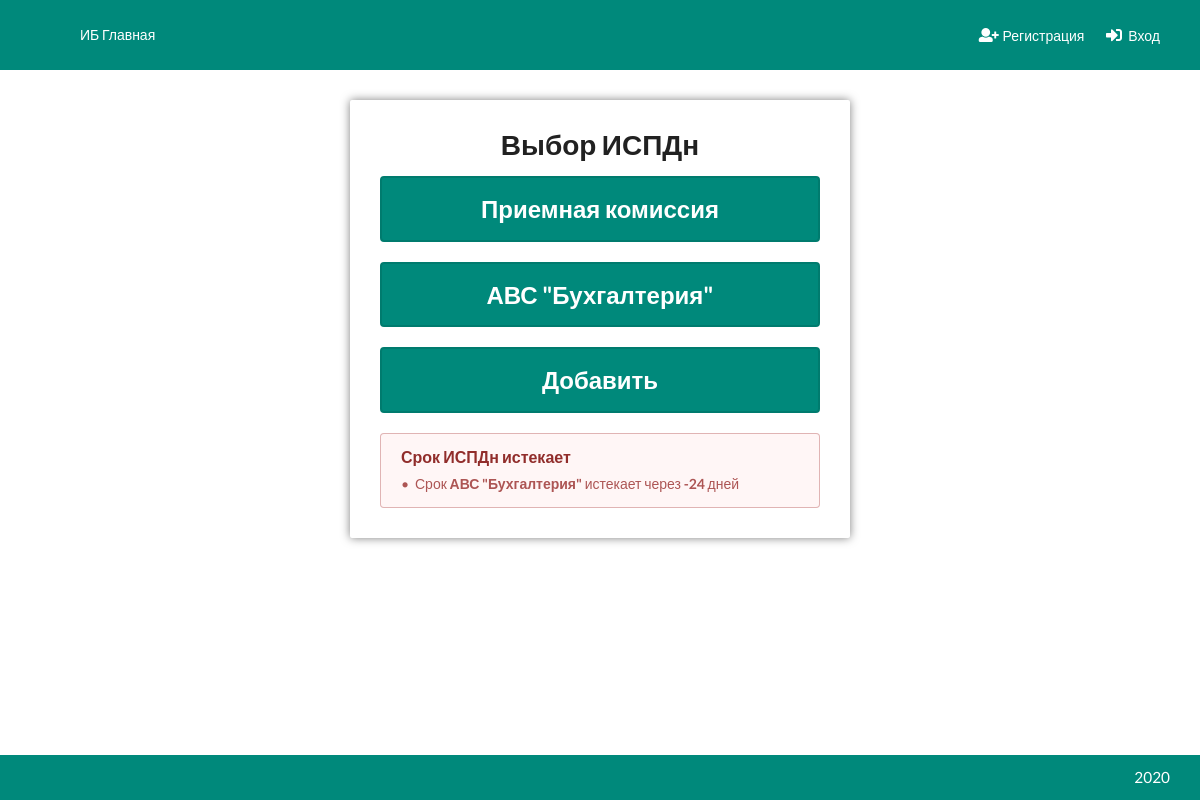
The app's page /ispdn/ with its own data.
### Ispdn/models.py (models this page shows, shortened)
class Ispdn(models.Model):
    objects = MyManager()
    nomer = models.CharField(max_length=32, verbose_name='Номер')
    name = models.CharField(max_length=256, verbose_name='Название')
    start_date = models.DateField(null=True, blank=True)
    end_date = models.DateField(null=True, blank=True)
    prikaz = models.ManyToManyField('Prikaz', related_name='ispdns', blank=True)
    instruct = models.ManyToManyField('Instruct', related_name='ispdns', blank=True)
    rukovodstvo = models.ManyToManyField('Rukovodstvo', related_name='ispdns', blank=True)
    polozhenie = models.ManyToManyField('Polozhenie', related_name='ispdns', blank=True)
    po = models.ManyToManyField('ProgOb', related_name='ispdns', blank=True)
    raznoe = models.ManyToManyField('Raznoe', related_name='ispdns', blank=True)
    class Meta:
        verbose_name = 'ИСПДн'
        verbose_name_plural = 'ИСПДн'

### Ispdn/views.py (the view)
# urls.py: path('', select_ispdn, name='select'),
def select_ispdn(request):
    date_warnings = []
    ispdns = Ispdn.objects.all()
    for ispdn in ispdns:
        td = ispdn.end_date - datetime.date(datetime.now())
        if td < timedelta(days=90):
            date_warnings.append((ispdn, td))
    return render(request, 'Ispdn/SelectIspdn.html', {'ispdns': ispdns, 'date_warnings': date_warnings})

### Accounts/templatetags/modified.py (called while the page is built)
def get_value_from_context(context, dots_var, nullable=False):
    c_key = dots_var.split('.')[0]
    try:
        var = context[c_key]
    except KeyError:
        if nullable:
            return None
        raise KeyError('Template context does not exist key: {}'.format(c_key))
    splitted_var = dots_var.split('.')
    if len(splitted_var) > 0:
        attr = '.'.join(splitted_var[1:])
        try:
            value = getattr(var, attr)
        except Exception:
            if nullable:
                return None
            raise AttributeError('Variable {} does not contain attribute {}'.format(splitted_var[0], attr))
    else:
        value = var
    if callable(value):
        value = value()
    return value

### Ispdn/templatetags/ispdn_extra.py (called while the page is built)
@register.filter
def get_days(td):
    return td.days

### utils/shortcuts.py (called while the page is built)
def build_url(*args, **kwargs):
    get = kwargs.pop('get', None)
    url = reverse(*args, kwargs=kwargs)
    if get:
        url += '?' + urllib.parse.urlencode(get)
    return url

### templates/Ispdn/SelectIspdn.html (shortened to what this page needs)
{% extends 'base.html' %}
{% load modified %}
{% load ispdn_extra %}
{% block content %}
    <div class="ui container">
        <div class="child-center">
            <div class="ispdn-select cblock">
                <div id="ispdn-list" class="content">
                    <h1 class="ui center aligned header">Выбор ИСПДн</h1>
                    {% for ispdn in ispdns %}
                        <a href="{% iurl 'ispdn:menu' ispdn_id='ispdn.id' %}"
                           class="ui button primary massive">{{ ispdn.name }}</a>
                    {% endfor %}
                    <a href="/admin/Ispdn/ispdn/add/" class="ui button primary massive popup-window"
                       data-block-id="ispdn-list">Добавить</a>
                    <div class="ui form error {% if date_warnings|length == 0 %} hide {% endif %}">
                        <div class="ui error message">
                            <div class="header">Срок ИСПДн истекает</div>
                            <ul class="list">
                                {% for ispdn, td in date_warnings %}
                                    <li>Срок <strong>{{ ispdn.name }}</strong> истекает через <strong>{{ td|get_days }}</strong> дней</li>
                                {% endfor %}
                            </ul>
                        </div>
                    </div>
                </div>
            </div>
        </div>
    </div>
{% endblock %}

### static/css/style.css (style rules this page uses)
:root { --color: #151515;--nav-bg-color: #00897b;--nav-color: #ffffff;--nav-item-hover-bg-color: #007b6e;--content-bg-color: #ffffff;--btn-primary-color: #00897b;--btn-primary-hover-color: #007b6e;--btn-primary-active-color: #006d62;--btn-primary-text-color: #ffffff;--menu-active-color: #ccddff;--menu-active-hover-color: #b3ccff;--graphic-key-color: #00897b;--graphic-key-brd-color: #007b6e }
:root body:before { filter:invert(100%) blur(5px) opacity(60%) }
.ispdn-select { width:100%;max-width:500px }
.ispdn-select a { width:100% !important;display:block;float:left;position:relative;margin-bottom:20px !important }
.ispdn-select .ui.form { float:left;width:100% }
html { padding:0;margin:0;min-height:100% }
body { padding:0;margin:0;color:var(--color) }
body:before { z-index:-3;content:"";position:fixed;top:0;left:0;width:100%;height:100%;background-attachment:fixed;background-repeat:no-repeat;background-size:cover }
body h1 { font-size:3rem }
.ui.container { width:95%;max-width:1280px !important }
.child-center { width:100%;display:flex;justify-content:center }
.cblock { display:block;position:relative;float:left }
.content:not(.no-shadow) { margin:30px 0;background-color:var(--content-bg-color);border-radius:2px;display:block;position:relative;float:left;width:100%;padding:30px;box-shadow:0 0 10px rgba(0,0,0,0.5) }
.ui.button.primary { background-color:var(--btn-primary-color);color:var(--btn-primary-text-color);border-radius:4px;border:solid 2px #007b6e }

### records on screen
Ispdn: name "Приемная комиссия"
Ispdn: name "АВС \"Бухгалтерия\"", td "-24"
